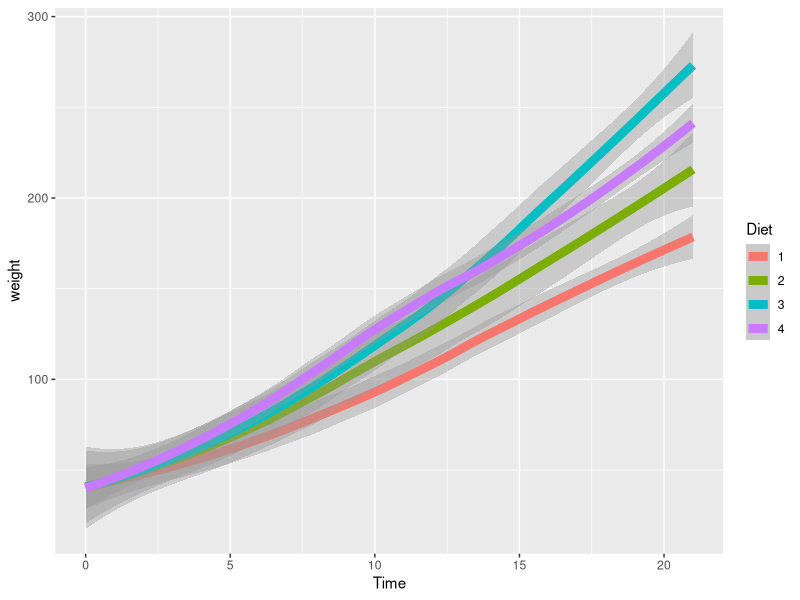
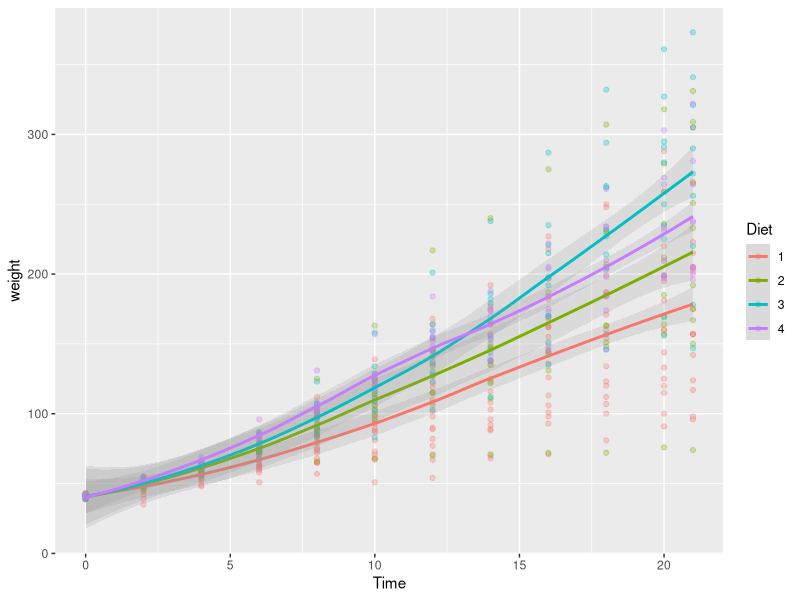
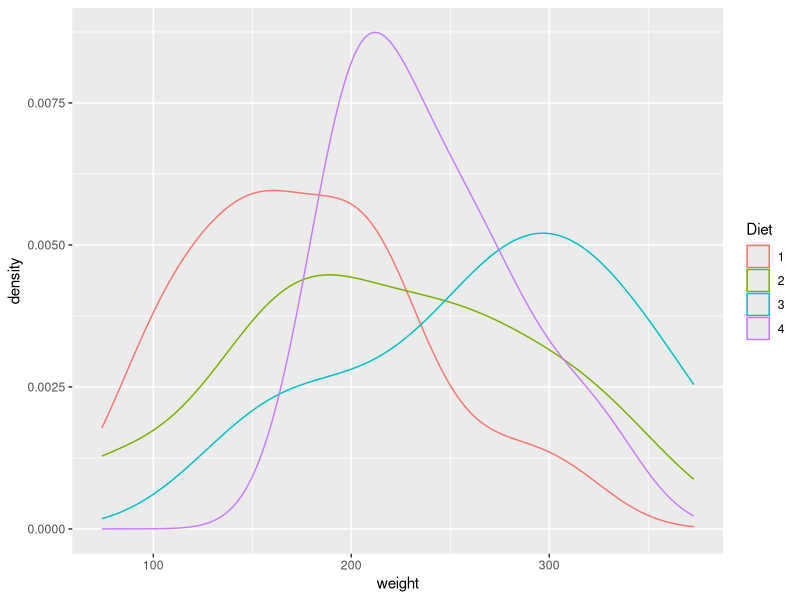
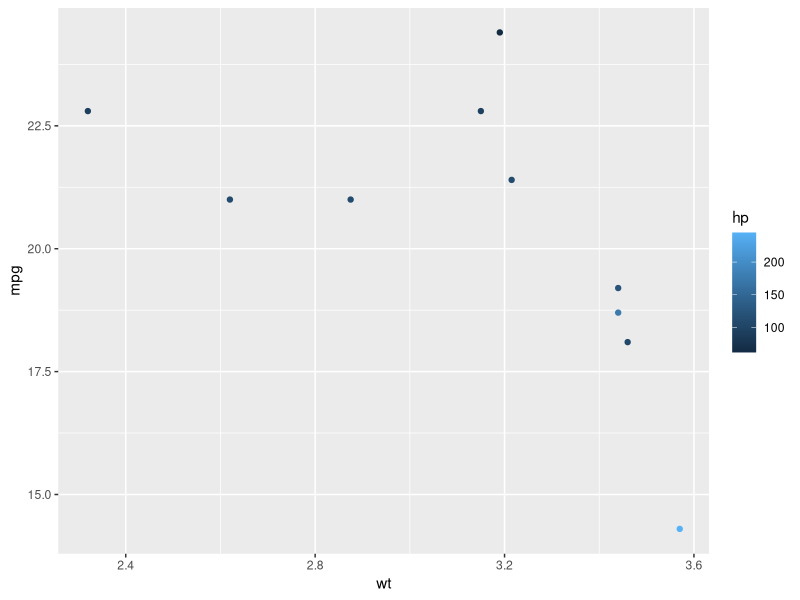
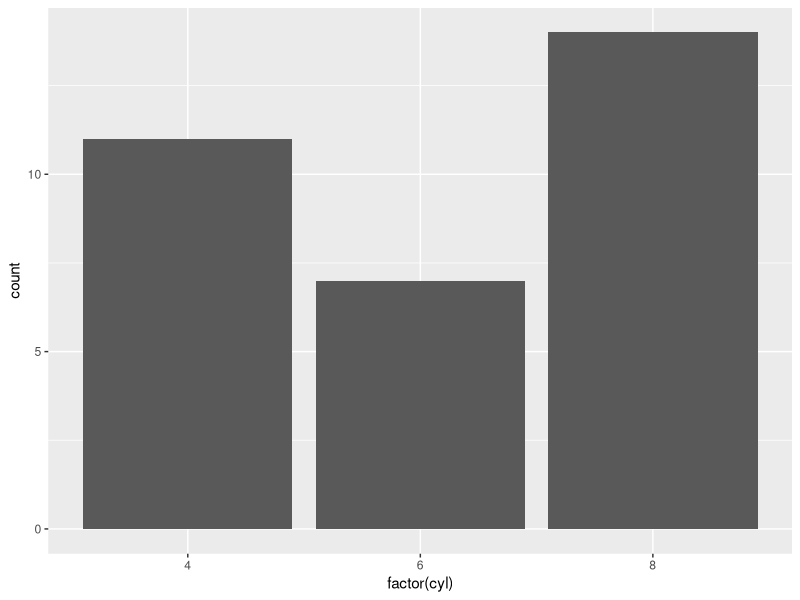
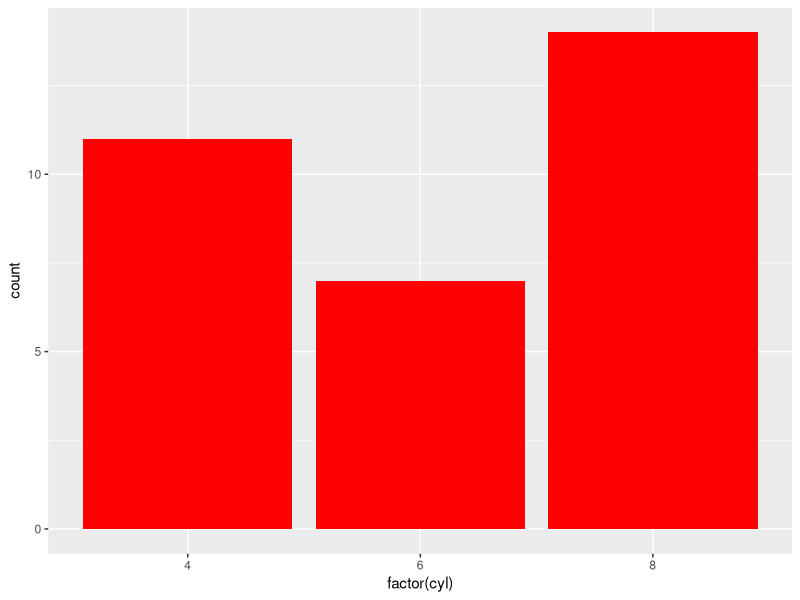
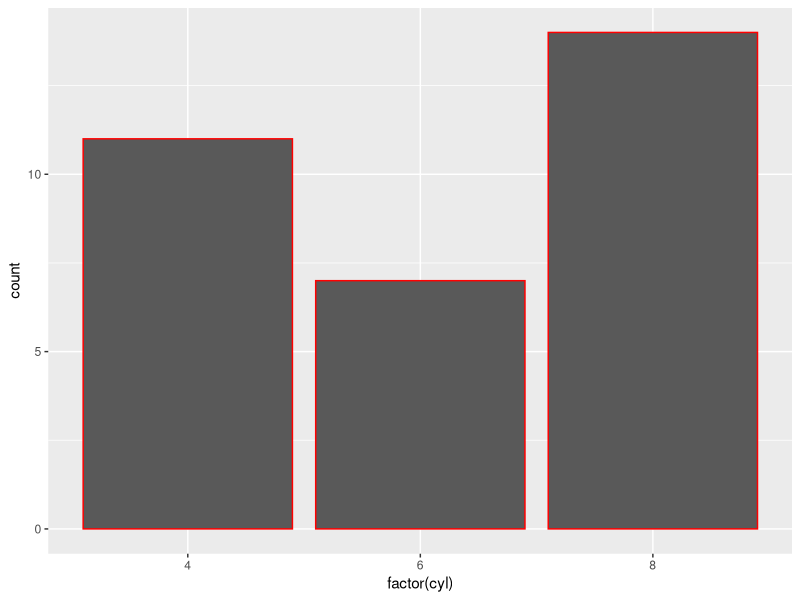
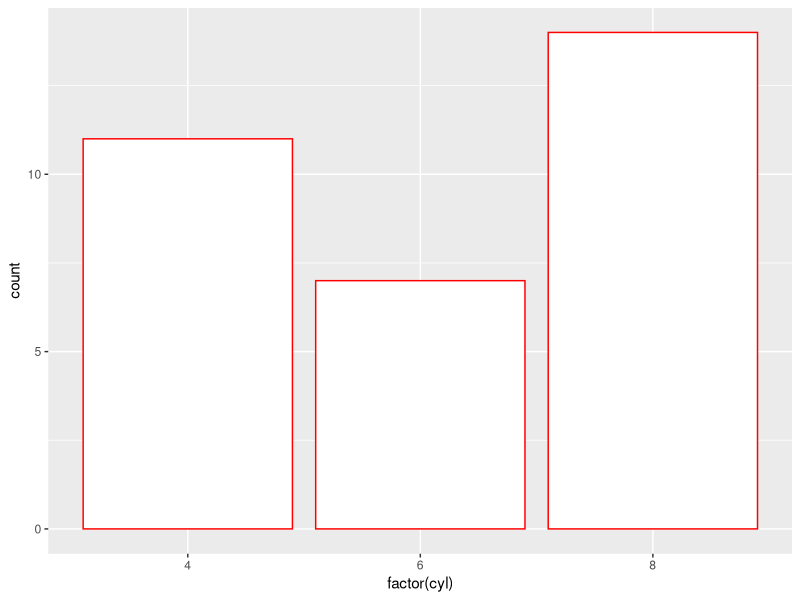

Generate these figures, in order, with R:
install.packages("ggplot2")
library(ggplot2)

#1
data(ChickWeight)
h <- ggplot(ChickWeight, aes(x=Time, y=weight, colour=Diet))
h + geom_smooth(alpha=.4, size=3)

h <- ggplot(ChickWeight, aes(x=Time, y=weight, colour=Diet))
h + geom_point(alpha=.3) + geom_smooth(alpha=.2, size=1)

h <- ggplot(subset(ChickWeight, Time==21), aes(x=weight, colour=Diet))
h + geom_density()

#2
data(mtcars)
p <- qplot(wt, mpg, colour=hp, data=mtcars)
m <- mtcars[1:10,]
p %+% m

c <- ggplot(mtcars, aes(factor(cyl)))
c + geom_bar()
c + geom_bar(fill = "red")
c + geom_bar(colour ="red")
c + geom_bar(fill="white", colour="red")

k <- ggplot(mtcars, aes(factor(cyl), fill = factor(vs)))
k + geom_bar()


require(MASS)
# attach graphics library
require(lattice)

Cars93[1:3,]

dim(Cars93)
ncol(Cars93)
nrow(Cars93)
colnames(Cars93)


# Scatterplot of the data
# graphics setup
trellis.par.set(theme=col.whitebg())
# plotting
with(Cars93,xyplot(100/MPG.highway~Weight,
                   ylab="Gallons per 100 miles",
                   main="Cars(1993 Makes & Models)",pch=16))

# Modelling:  Cars and Fuel Economy
with(Cars93,xyplot(100/MPG.highway~Weight,
                   ylab="Gallons per 100 miles",pch=16,
                   main="Cars(1993 Makes & Models)",
                   panel =
                     function(x, y, ...) {
                       panel.xyplot(x, y, ...)
                       panel.lmline(x, y,col="red", ...)
                     }))

###########################
###########################
# by types

Cars93 <- transform(Cars93,GPM.highway = 100/MPG.highway,
                    WeightT=Weight/1000)
with(Cars93,xyplot(GPM.highway~Weight|Type, ylab="Gallons per 100 miles",
                   pch=16,main="Cars(1993 Makes & Models)"))

